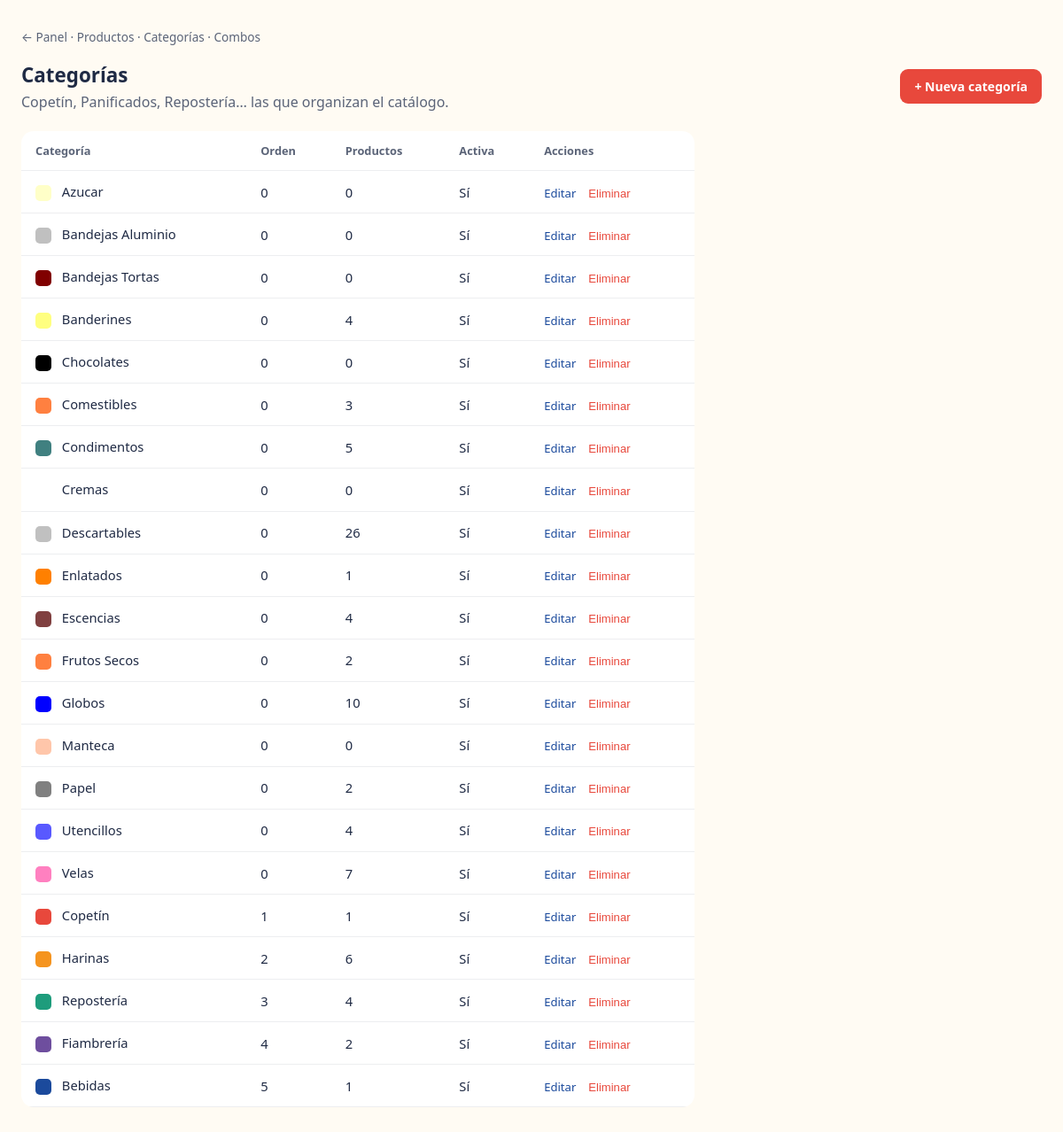
Page /categorias.php on the committed database.
### tables this page shows
CREATE TABLE categorias (
  id            INT UNSIGNED AUTO_INCREMENT PRIMARY KEY,
  nombre        VARCHAR(60) NOT NULL,
  color_acento  VARCHAR(7)  NULL,       
  orden         INT UNSIGNED NOT NULL DEFAULT 0,
  activo        TINYINT(1) NOT NULL DEFAULT 1
);

### categorias.php (the view, shortened to what this page needs)
<?php
require 'conexion.php';
$categorias = $pdo->query(
    "SELECT c.*, (SELECT COUNT(*) FROM productos p WHERE p.categoria_id = c.id) AS cantidad_productos
     FROM categorias c
     ORDER BY c.orden ASC, c.nombre ASC"
)->fetchAll();
?>
<!DOCTYPE html>
<html lang="es-AR">
<head>
</head>
<body>
<div class="nav-admin"><a href="index.php">← Panel</a> · <a href="productos.php">Productos</a> · Categorías · <a href="combos.php">Combos</a></div>
<div class="cabecera">
  <div>
    <h1>Categorías</h1>
    <p class="sub">Copetín, Panificados, Repostería… las que organizan el catálogo.</p>
  </div>
  <a class="btn btn-primario" href="categoria_form.php">+ Nueva categoría</a>
</div>
<table>
  <thead>
    <tr>
      <th>Categoría</th>
      <th>Orden</th>
      <th>Productos</th>
      <th>Activa</th>
      <th>Acciones</th>
    </tr>
  </thead>
  <tbody>
    <?php foreach ($categorias as $c): ?>
      <tr class="<?= $c['activo'] ? '' : 'inactiva' ?>">
        <td>
          <span class="swatch" style="background:<?= htmlspecialchars($c['color_acento'] ?: '#ccc') ?>;"></span>
          <?= htmlspecialchars($c['nombre']) ?>
        </td>
        <td><?= (int) $c['orden'] ?></td>
        <td><?= (int) $c['cantidad_productos'] ?></td>
        <td><?= $c['activo'] ? 'Sí' : 'No' ?></td>
        <td class="acciones">
          <a href="categoria_form.php?id=<?= $c['id'] ?>">Editar</a>
          <form method="post" action="eliminar_categoria.php" style="display:inline;"
                onsubmit="return confirm('¿Eliminar la categoría &quot;<?= htmlspecialchars($c['nombre'], ENT_QUOTES) ?>&quot;?');">
            <button type="submit" class="eliminar">Eliminar</button>
          </form>
        </td>
      </tr>
    <?php endforeach; ?>
  </tbody>
</table>
</body>
</html>

### categorias.php (style rules this page uses)
body { font-family: system-ui, -apple-system, "Segoe UI", sans-serif; background:#FFFBF3; color:#1F2A44; margin:0; padding:32px 24px 60px; }
.nav-admin { font-size:0.85rem; color:#5B6478; margin-bottom:18px; }
.nav-admin a { color:#5B6478; text-decoration:none; }
.cabecera { display:flex; justify-content:space-between; align-items:center; flex-wrap:wrap; gap:12px; margin-bottom:22px; }
h1 { font-size:1.4rem; margin:0; }
p.sub { color:#5B6478; margin:4px 0 0; }
.btn { font-family:inherit; font-weight:600; font-size:0.88rem; border:none; border-radius:9px; padding:10px 16px; cursor:pointer; text-decoration:none; display:inline-block; }
.btn-primario { background:#E8483C; color:#fff; }
table { width:100%; max-width:760px; border-collapse:collapse; background:#fff; border-radius:14px; overflow:hidden; }
th, td { text-align:left; padding:13px 16px; border-bottom:1px solid rgba(31,42,68,0.08); vertical-align:middle; font-size:0.92rem; }
th { font-size:0.8rem; color:#5B6478; font-weight:600; }
.swatch { width:18px; height:18px; border-radius:5px; display:inline-block; vertical-align:middle; margin-right:8px; }
.acciones a, .acciones button { font-size:0.82rem; margin-right:10px; border:none; background:none; cursor:pointer; padding:0; color:#1B4A9C; text-decoration:none; }
.acciones button.eliminar { color:#E8483C; }

### rows in the picture
categorias: nombre "Azucar", orden "0", cantidad_productos "0", activo "Sí"
categorias: nombre "Bandejas Aluminio", orden "0", cantidad_productos "0", activo "Sí"
categorias: nombre "Bandejas Tortas", orden "0", cantidad_productos "0", activo "Sí"
categorias: nombre "Banderines", orden "0", cantidad_productos "4", activo "Sí"
categorias: nombre "Chocolates", orden "0", cantidad_productos "0", activo "Sí"
categorias: nombre "Comestibles", orden "0", cantidad_productos "3", activo "Sí"
categorias: nombre "Condimentos", orden "0", cantidad_productos "5", activo "Sí"
categorias: nombre "Cremas", orden "0", cantidad_productos "0", activo "Sí"
categorias: nombre "Descartables", orden "0", cantidad_productos "26", activo "Sí"
categorias: nombre "Enlatados", orden "0", cantidad_productos "1", activo "Sí"
categorias: nombre "Escencias", orden "0", cantidad_productos "4", activo "Sí"
categorias: nombre "Frutos Secos", orden "0", cantidad_productos "2", activo "Sí"
categorias: nombre "Globos", orden "0", cantidad_productos "10", activo "Sí"
categorias: nombre "Manteca", orden "0", cantidad_productos "0", activo "Sí"
categorias: nombre "Papel", orden "0", cantidad_productos "2", activo "Sí"
categorias: nombre "Utencillos", orden "0", cantidad_productos "4", activo "Sí"
categorias: nombre "Velas", orden "0", cantidad_productos "7", activo "Sí"
categorias: nombre "Copetín", orden "1", cantidad_productos "1", activo "Sí"
categorias: nombre "Harinas", orden "2", cantidad_productos "6", activo "Sí"
categorias: nombre "Repostería", orden "3", cantidad_productos "4", activo "Sí"
categorias: nombre "Fiambrería", orden "4", cantidad_productos "2", activo "Sí"
categorias: nombre "Bebidas", orden "5", cantidad_productos "1", activo "Sí"
